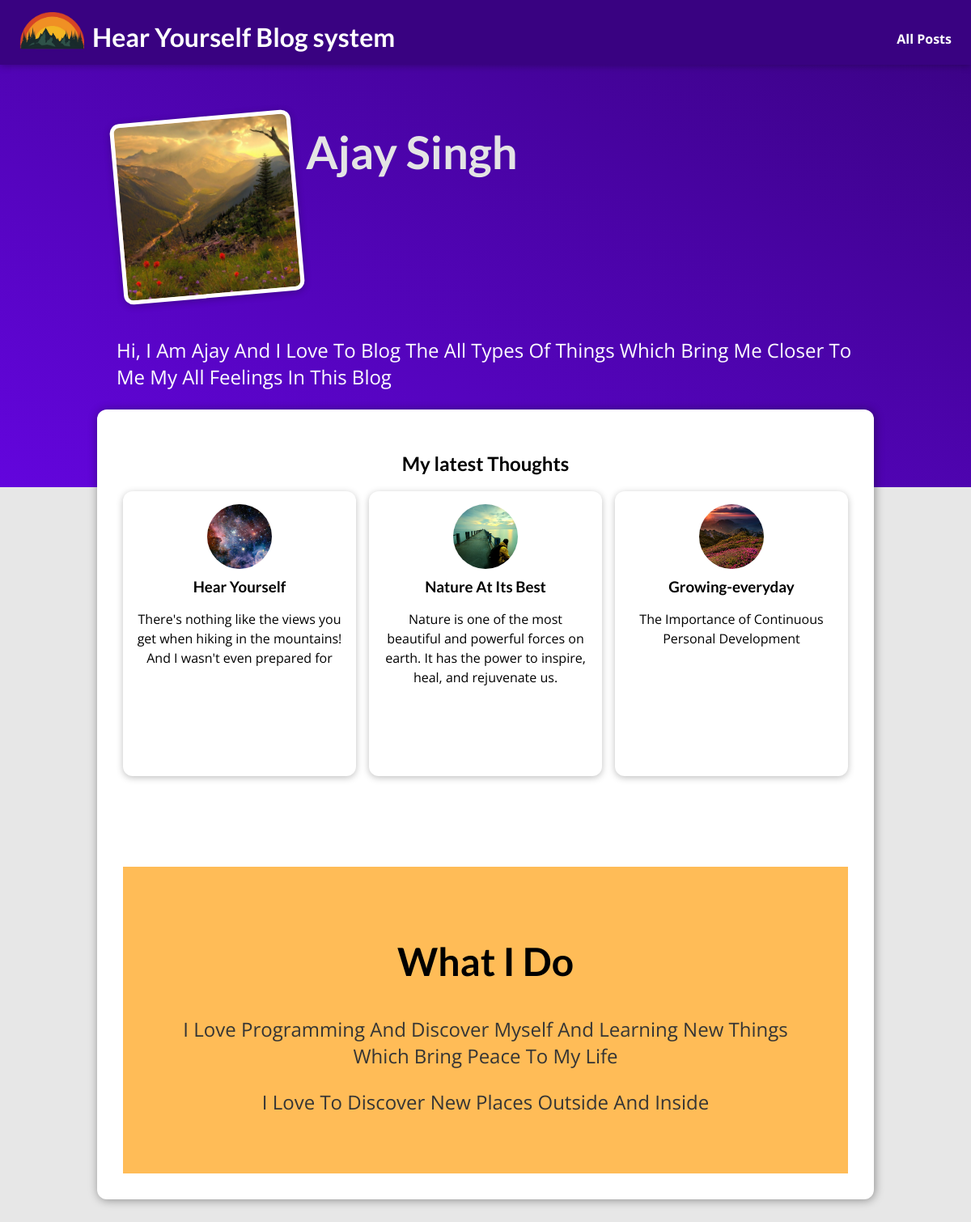
/, run on an earlier commit of the app's database.
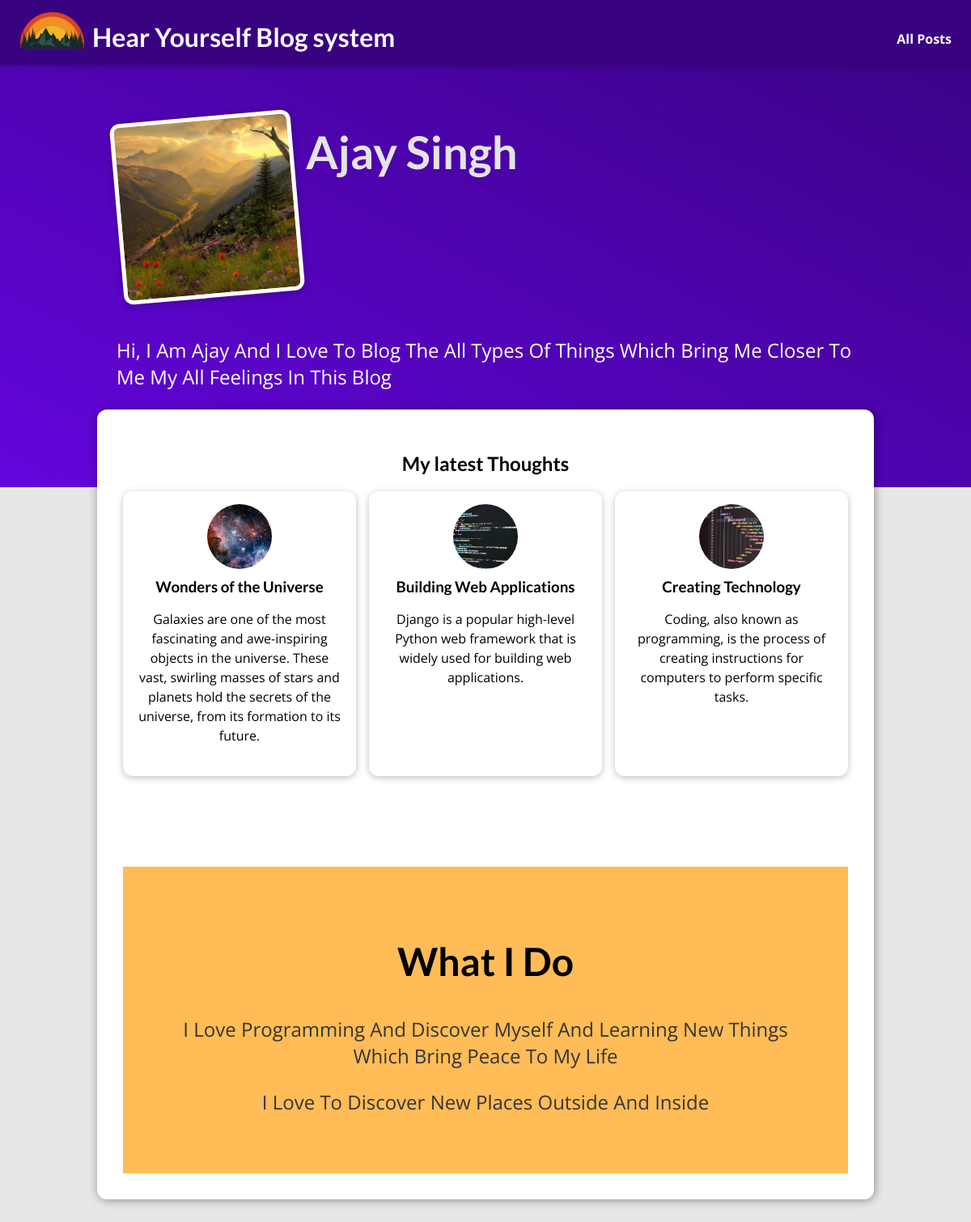
And on a later commit of the database.
### blog/models.py (models this page shows, shortened)
class addPost(models.Model):
    slug = models.CharField(max_length=30, null=True)
    image = models.CharField(max_length=15, null=True)
    author = models.CharField(max_length=15, null=True)
    date = models.DateField(("Date"), default=date.today)
    title =models.CharField(max_length=50, null=True)
    shortContent = models.TextField(null=True)
    content = tinymce_models.HTMLField()

### blog/views.py (the view)
# urls.py: path("", views.starting_page, name="starting-page"),
def starting_page(request):
    allpost = addPost.objects.all()
    latest_posts = allpost[len(allpost)-3:]if(len(allpost) >=3) else allpost
    return render(request, "blog/index.html",{
        "posts": latest_posts
    })

### blog/templates/blog/index.html (shortened to what this page needs)
{% extends "base.html" %} {% load static %}  {% block css_files %}
<link rel="stylesheet" href="{% static 'blog/post.css' %}" />
<link rel="stylesheet" href="{% static 'blog/index.css' %}" />
{% endblock %} {% block content%}
<section id="welcome">
  <header>
    <img
      src="{% static 'blog/images/mountain.jpg' %}"
      alt="Rohit - The Author of this Blog"
    />
    <h2>Ajay Singh</h2>
  </header>
  <p>
    Hi, I am Ajay and I love to Blog the all types of things which bring me
    closer to me my all feelings in this blog
  </p>
</section>
<section id="latest-posts">
  <h2>My latest Thoughts</h2>
  <ul>
    {% for post in posts %} {% include "blog/includes/post.html" %} {% endfor %}
  </ul>
  <section id="about">
    <h2>What I Do</h2>
    <p>
      i love programming and discover myself and learning new things which bring
      peace to my life
    </p>
    <p>i love to discover new places outside and inside</p>
  </section>
</section>
{% endblock %}

### blog/templates/blog/includes/post.html
{% load static %}
<li>
    <article class="post">
        <a href="{% url "post-detail-page" post.slug %}">
            <img src="{% static "blog/images/"|add:post.image %}" alt="{{ post.title }}" />
            <div class="post__content">
                <h3>{{ post.title }}</h3>
                <p>
                     {{ post.shortContent|linebreaksbr }}
                </p>
            </div>
        </a>
    </article>
</li>

What changed in the data, as far as the page shows it:
no longer on this page (row edited): addPost: image (picture), title "Hear Yourself", shortContent "There's nothing like the views you get when hiking in the mountains! And I wasn't even prepared for"
removed addPost: image (picture), title "Nature At Its Best", shortContent "Nature is one of the most beautiful and powerful forces on earth. It has the power to inspire, heal, and rejuvenate us."
no longer on this page (row edited): addPost: image (picture), title "Growing-everyday", shortContent "The Importance of Continuous Personal Development"
added addPost: image (picture), title "Wonders of the Universe", shortContent "Galaxies are one of the most fascinating and awe-inspiring objects in the universe. These vast, swirling masses of stars and planets hold the secrets of the universe, from its formation to its future."
added addPost: image (picture), title "Building Web Applications", shortContent "Django is a popular high-level Python web framework that is widely used for building web applications."
added addPost: image (picture), title "Creating Technology", shortContent "Coding, also known as programming, is the process of creating instructions for computers to perform specific tasks."
